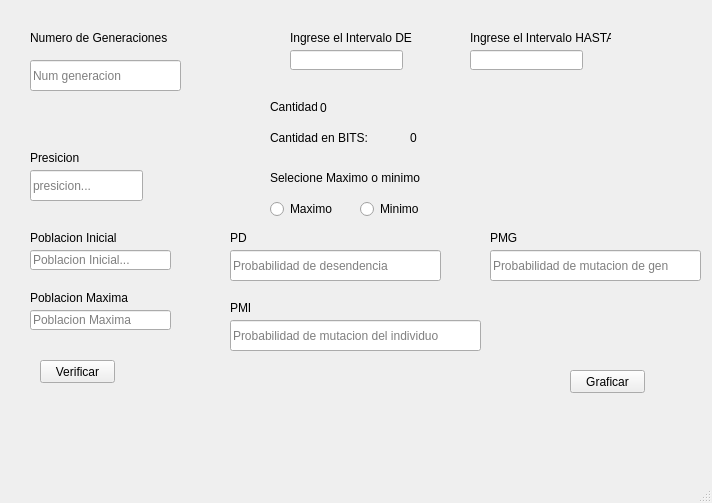
<?xml version="1.0" encoding="UTF-8"?>
<ui version="4.0">
 <class>MainWindow</class>
 <widget class="QMainWindow" name="MainWindow">
  <property name="geometry">
   <rect>
    <x>0</x>
    <y>0</y>
    <width>712</width>
    <height>503</height>
   </rect>
  </property>
  <property name="maximumSize">
   <size>
    <width>16777215</width>
    <height>16777215</height>
   </size>
  </property>
  <property name="windowTitle">
   <string>IA</string>
  </property>
  <widget class="QWidget" name="centralwidget">
   <widget class="QPushButton" name="btn1">
    <property name="geometry">
     <rect>
      <x>40</x>
      <y>360</y>
      <width>75</width>
      <height>23</height>
     </rect>
    </property>
    <property name="text">
     <string>Verificar</string>
    </property>
   </widget>
   <widget class="QLineEdit" name="idGeneracion">
    <property name="geometry">
     <rect>
      <x>30</x>
      <y>60</y>
      <width>151</width>
      <height>31</height>
     </rect>
    </property>
    <property name="placeholderText">
     <string>Num generacion</string>
    </property>
   </widget>
   <widget class="QLabel" name="label">
    <property name="geometry">
     <rect>
      <x>30</x>
      <y>30</y>
      <width>241</width>
      <height>16</height>
     </rect>
    </property>
    <property name="text">
     <string>Numero de Generaciones</string>
    </property>
   </widget>
   <widget class="QLineEdit" name="inicioIntervalo">
    <property name="geometry">
     <rect>
      <x>290</x>
      <y>50</y>
      <width>113</width>
      <height>20</height>
     </rect>
    </property>
   </widget>
   <widget class="QLabel" name="label_2">
    <property name="geometry">
     <rect>
      <x>290</x>
      <y>30</y>
      <width>161</width>
      <height>16</height>
     </rect>
    </property>
    <property name="text">
     <string>Ingrese el Intervalo DE</string>
    </property>
   </widget>
   <widget class="QLineEdit" name="presicionText">
    <property name="geometry">
     <rect>
      <x>30</x>
      <y>170</y>
      <width>113</width>
      <height>31</height>
     </rect>
    </property>
    <property name="placeholderText">
     <string>presicion...</string>
    </property>
   </widget>
   <widget class="QLabel" name="label_3">
    <property name="geometry">
     <rect>
      <x>30</x>
      <y>150</y>
      <width>111</width>
      <height>16</height>
     </rect>
    </property>
    <property name="text">
     <string>Presicion</string>
    </property>
   </widget>
   <widget class="QLineEdit" name="finalIntervalo">
    <property name="geometry">
     <rect>
      <x>470</x>
      <y>50</y>
      <width>113</width>
      <height>20</height>
     </rect>
    </property>
   </widget>
   <widget class="QLabel" name="label_4">
    <property name="geometry">
     <rect>
      <x>470</x>
      <y>30</y>
      <width>141</width>
      <height>16</height>
     </rect>
    </property>
    <property name="text">
     <string>Ingrese el Intervalo HASTA</string>
    </property>
   </widget>
   <widget class="QLabel" name="label_5">
    <property name="geometry">
     <rect>
      <x>270</x>
      <y>100</y>
      <width>47</width>
      <height>14</height>
     </rect>
    </property>
    <property name="text">
     <string>Cantidad:</string>
    </property>
   </widget>
   <widget class="QLabel" name="label_6">
    <property name="geometry">
     <rect>
      <x>270</x>
      <y>130</y>
      <width>131</width>
      <height>16</height>
     </rect>
    </property>
    <property name="text">
     <string>Cantidad en BITS:</string>
    </property>
   </widget>
   <widget class="QLabel" name="cantidadText">
    <property name="geometry">
     <rect>
      <x>320</x>
      <y>100</y>
      <width>91</width>
      <height>16</height>
     </rect>
    </property>
    <property name="text">
     <string>0</string>
    </property>
   </widget>
   <widget class="QLabel" name="cantidadBitsText">
    <property name="geometry">
     <rect>
      <x>410</x>
      <y>130</y>
      <width>111</width>
      <height>16</height>
     </rect>
    </property>
    <property name="text">
     <string>0</string>
    </property>
   </widget>
   <widget class="QLineEdit" name="idPoblacionInicial">
    <property name="geometry">
     <rect>
      <x>30</x>
      <y>250</y>
      <width>141</width>
      <height>20</height>
     </rect>
    </property>
    <property name="placeholderText">
     <string>Poblacion Inicial...</string>
    </property>
   </widget>
   <widget class="QLabel" name="label_7">
    <property name="geometry">
     <rect>
      <x>30</x>
      <y>230</y>
      <width>171</width>
      <height>16</height>
     </rect>
    </property>
    <property name="text">
     <string>Poblacion Inicial</string>
    </property>
   </widget>
   <widget class="QLineEdit" name="idPoblacionMaxima">
    <property name="geometry">
     <rect>
      <x>30</x>
      <y>310</y>
      <width>141</width>
      <height>20</height>
     </rect>
    </property>
    <property name="placeholderText">
     <string>Poblacion Maxima</string>
    </property>
   </widget>
   <widget class="QLabel" name="label_8">
    <property name="geometry">
     <rect>
      <x>30</x>
      <y>290</y>
      <width>151</width>
      <height>16</height>
     </rect>
    </property>
    <property name="text">
     <string>Poblacion Maxima</string>
    </property>
   </widget>
   <widget class="QPushButton" name="btn_graficar">
    <property name="geometry">
     <rect>
      <x>570</x>
      <y>370</y>
      <width>75</width>
      <height>23</height>
     </rect>
    </property>
    <property name="text">
     <string>Graficar</string>
    </property>
   </widget>
   <widget class="QLabel" name="label_9">
    <property name="geometry">
     <rect>
      <x>270</x>
      <y>170</y>
      <width>171</width>
      <height>16</height>
     </rect>
    </property>
    <property name="text">
     <string>Selecione Maximo o minimo</string>
    </property>
   </widget>
   <widget class="QRadioButton" name="r1">
    <property name="geometry">
     <rect>
      <x>270</x>
      <y>200</y>
      <width>80</width>
      <height>18</height>
     </rect>
    </property>
    <property name="text">
     <string>Maximo</string>
    </property>
   </widget>
   <widget class="QRadioButton" name="r2">
    <property name="geometry">
     <rect>
      <x>360</x>
      <y>200</y>
      <width>80</width>
      <height>18</height>
     </rect>
    </property>
    <property name="text">
     <string>Minimo</string>
    </property>
   </widget>
   <widget class="QLineEdit" name="idPromedio">
    <property name="geometry">
     <rect>
      <x>230</x>
      <y>250</y>
      <width>211</width>
      <height>31</height>
     </rect>
    </property>
    <property name="text">
     <string/>
    </property>
    <property name="placeholderText">
     <string>Probabilidad de desendencia</string>
    </property>
   </widget>
   <widget class="QLabel" name="label_10">
    <property name="geometry">
     <rect>
      <x>230</x>
      <y>230</y>
      <width>171</width>
      <height>16</height>
     </rect>
    </property>
    <property name="text">
     <string>PD</string>
    </property>
   </widget>
   <widget class="QLabel" name="label_11">
    <property name="geometry">
     <rect>
      <x>230</x>
      <y>300</y>
      <width>171</width>
      <height>16</height>
     </rect>
    </property>
    <property name="text">
     <string>PMI</string>
    </property>
   </widget>
   <widget class="QLineEdit" name="idmutacionindividuo">
    <property name="geometry">
     <rect>
      <x>230</x>
      <y>320</y>
      <width>251</width>
      <height>31</height>
     </rect>
    </property>
    <property name="text">
     <string/>
    </property>
    <property name="placeholderText">
     <string>Probabilidad de mutacion del individuo</string>
    </property>
   </widget>
   <widget class="QLineEdit" name="idPMG">
    <property name="geometry">
     <rect>
      <x>490</x>
      <y>250</y>
      <width>211</width>
      <height>31</height>
     </rect>
    </property>
    <property name="text">
     <string/>
    </property>
    <property name="placeholderText">
     <string>Probabilidad de mutacion de gen</string>
    </property>
   </widget>
   <widget class="QLabel" name="label_13">
    <property name="geometry">
     <rect>
      <x>490</x>
      <y>230</y>
      <width>171</width>
      <height>16</height>
     </rect>
    </property>
    <property name="text">
     <string>PMG</string>
    </property>
   </widget>
  </widget>
  <widget class="QMenuBar" name="menubar">
   <property name="geometry">
    <rect>
     <x>0</x>
     <y>0</y>
     <width>712</width>
     <height>22</height>
    </rect>
   </property>
  </widget>
  <widget class="QStatusBar" name="statusbar"/>
 </widget>
 <resources/>
 <connections/>
</ui>
